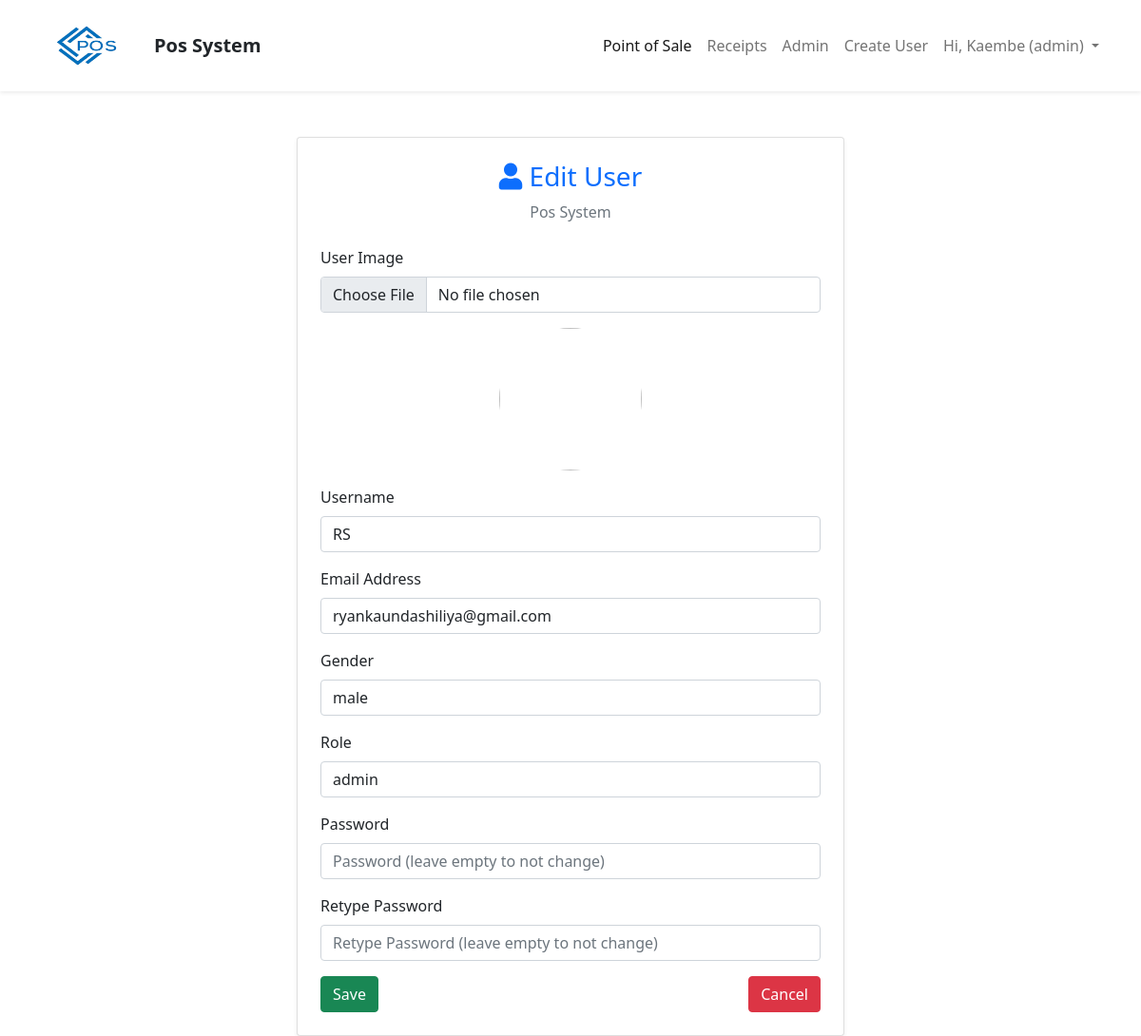
The page /index.php?pg=edit-user&id=11 (signed in) on the database its author committed.
### tables this page shows
CREATE TABLE `users` (
  `id` int(11) NOT NULL,
  `username` varchar(30) NOT NULL,
  `email` varchar(100) NOT NULL,
  `password` varchar(255) NOT NULL,
  `date` datetime NOT NULL,
  `image` varchar(500) DEFAULT NULL,
  `role` varchar(20) NOT NULL,
  `gender` varchar(6) NOT NULL DEFAULT 'male',
  `deletable` tinyint(1) NOT NULL DEFAULT 1
);

### app/core/init.php (called while the page is built, shortened)
<?php
require "../app/core/functions.php";
require "../app/core/database.php";
require "../app/core/model.php";
function my_function($classname)
{
	$filename = "../app/models/".ucfirst($classname) . ".php";
}

### app/core/model.php (called while the page is built, shortened)
<?php
class Model extends Database
{
	public function first($data)
	{
		$keys = array_keys($data);
		$query = "select * from $this->table where ";
		foreach ($keys as $key) {
			$query .= "$key = :$key && ";
		}
		$query = trim($query,"&& ");
		$db = new Database;
		if($res = $db->query($query,$data))
		{
			return $res[0];
		}
		return false;
	}
}

### app/core/database.php (called while the page is built, shortened)
<?php
class Database
{
    private function db_connect()
    {
        $DBHOST = "localhost";
        $DBNAME = "ink_pos";
        $DBUSER = "root";
        $DBPASS = "";
        $DBDRIVER = "mysql";
        try {
            $con = new PDO("$DBDRIVER:host=$DBHOST;dbname=$DBNAME", $DBUSER, $DBPASS);
            $con->setAttribute(PDO::ATTR_ERRMODE, PDO::ERRMODE_EXCEPTION);
        } catch (PDOException $e) {
            echo "Connection failed: " . $e->getMessage();
            return null;
        }
        return $con;
    }
    public function query($query, $data = array())
    {
        $con = $this->db_connect();
        $smt = $con->prepare($query);
        $check = $smt->execute($data);
        if ($check) {
            $result = $smt->fetchAll(PDO::FETCH_ASSOC);
            if (is_array($result) && count($result) > 0) {
                return $result;
            }
        }
        return false;
    }
}

### app/core/functions.php (called while the page is built, shortened)
<?php
function esc($str)
{
	return htmlspecialchars($str);
}
function set_value($key,$default = "")
{
	return $default;
}

### app/models/Auth.php (called while the page is built, shortened)
<?php
class Auth
{
	public static function get($column)
	{
		if(!empty($_SESSION['USER'][$column])){
			return $_SESSION['USER'][$column];
		}
		return "Unknown";
	}
}

### app/views/auth/edit-user.view.php (the view, shortened to what this page needs)
<?php
if(!empty($_SESSION['referer'])) {
    $back_link = $_SESSION['referer'];
} else {
    $back_link = "index.php?pg=admin&tab=users";
}
?>
<div class="container-fluid d-flex justify-content-center mt-5">
    <div class="card col-lg-6 col-md-8 p-4 shadow-sm rounded">
        <?php if(is_array($row)):?>
        <form method="post" enctype="multipart/form-data">
            <div class="text-center mb-4">
                <h3 class="text-primary"><i class="fa fa-user"></i> Edit User</h3>
                <p class="text-muted"><?=esc(APP_NAME)?></p>
            </div>
            <div class="mb-3">
                <label for="formFile" class="form-label">User Image</label>
                <input name="image" class="form-control <?=!empty($errors['image']) ? 'border-danger':''?>" type="file" id="formFile">
            </div>
            <div class="text-center mb-3">
                <img class="img-fluid rounded-circle" src="<?=$row['image']?>" style="width:150px; height:150px; object-fit: cover;">
            </div>
            <div class="mb-3">
                <label for="username" class="form-label">Username</label>
                <input value="<?=set_value('username', $row['username'])?>" name="username" type="text" class="form-control <?=!empty($errors['username']) ? 'border-danger':''?>" id="username" placeholder="Username">
            </div>
            <div class="mb-3">
                <label for="email" class="form-label">Email Address</label>
                <input value="<?=set_value('email', $row['email'])?>" name="email" type="email" class="form-control <?=!empty($errors['email']) ? 'border-danger':''?>" id="email" placeholder="name@example.com">
            </div>
            <div class="mb-3">
                <label for="gender" class="form-label">Gender</label>
                <select name="gender" class="form-control <?=!empty($errors['gender']) ? 'border-danger':''?>" id="gender">
                    <option><?=$row['gender']?></option>
                </select>
            </div>
            <?php if(Auth::get('role') == "admin"):?>
            <div class="mb-3">
                <label for="role" class="form-label">Role</label>
                <select name="role" class="form-control <?=!empty($errors['role']) ? 'border-danger':''?>" id="role">
                    <option><?=$row['role']?></option>
                </select>
            </div>
            <?php endif;?>
            <div class="mb-3">
                <label for="password" class="form-label">Password</label>
                <input value="<?=set_value('password','')?>" name="password" type="password" class="form-control <?=!empty($errors['password']) ? 'border-danger':''?>" id="password" placeholder="Password (leave empty to not change)">
            </div>
            <div class="mb-3">
                <label for="password_retype" class="form-label">Retype Password</label>
                <input value="<?=set_value('password_retype','')?>" name="password_retype" type="password" class="form-control <?=!empty($errors['password_retype']) ? 'border-danger':''?>" id="password_retype" placeholder="Retype Password (leave empty to not change)">
            </div>
            <div class="d-flex justify-content-between">
                <button type="submit" class="btn btn-success">Save</button>
                <a href="<?=$back_link?>" class="btn btn-danger">Cancel</a>
            </div>
        </form>
        <?php else:?>
        <div class="alert alert-danger text-center">That user was not found!</div>
        <a href="<?=$back_link?>" class="btn btn-danger">Go Back</a>
        <?php endif;?>
    </div>
</div>

### public/assets/css/main.css (style rules this page uses)
body a { text-decoration: none; }

### rows shown on the page
users: username "RS", email "ryankaundashiliya@gmail.com", gender "male", role "admin"

### other values the page prints
APP_NAME "Pos System"
auth('username') "Kaembe"
Auth::get('role') "admin"
